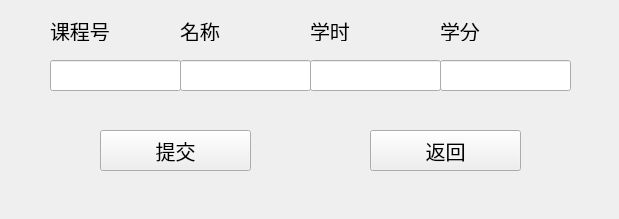
<?xml version="1.0" encoding="UTF-8"?>
<ui version="4.0">
 <class>Form</class>
 <widget class="QWidget" name="Form">
  <property name="geometry">
   <rect>
    <x>0</x>
    <y>0</y>
    <width>619</width>
    <height>219</height>
   </rect>
  </property>
  <property name="minimumSize">
   <size>
    <width>619</width>
    <height>219</height>
   </size>
  </property>
  <property name="maximumSize">
   <size>
    <width>619</width>
    <height>219</height>
   </size>
  </property>
  <property name="windowTitle">
   <string>Form</string>
  </property>
  <widget class="QLineEdit" name="lineEdit_1">
   <property name="geometry">
    <rect>
     <x>50</x>
     <y>60</y>
     <width>131</width>
     <height>31</height>
    </rect>
   </property>
  </widget>
  <widget class="QLineEdit" name="lineEdit_2">
   <property name="geometry">
    <rect>
     <x>180</x>
     <y>60</y>
     <width>131</width>
     <height>31</height>
    </rect>
   </property>
  </widget>
  <widget class="QLineEdit" name="lineEdit_3">
   <property name="geometry">
    <rect>
     <x>310</x>
     <y>60</y>
     <width>131</width>
     <height>31</height>
    </rect>
   </property>
  </widget>
  <widget class="QLineEdit" name="lineEdit_4">
   <property name="geometry">
    <rect>
     <x>440</x>
     <y>60</y>
     <width>131</width>
     <height>31</height>
    </rect>
   </property>
  </widget>
  <widget class="QPushButton" name="commit_Button">
   <property name="geometry">
    <rect>
     <x>100</x>
     <y>130</y>
     <width>151</width>
     <height>41</height>
    </rect>
   </property>
   <property name="font">
    <font>
     <family>楷体</family>
     <pointsize>15</pointsize>
    </font>
   </property>
   <property name="text">
    <string>提交</string>
   </property>
  </widget>
  <widget class="QPushButton" name="back_Button">
   <property name="geometry">
    <rect>
     <x>370</x>
     <y>130</y>
     <width>151</width>
     <height>41</height>
    </rect>
   </property>
   <property name="font">
    <font>
     <family>楷体</family>
     <pointsize>15</pointsize>
    </font>
   </property>
   <property name="text">
    <string>返回</string>
   </property>
  </widget>
  <widget class="QLabel" name="label">
   <property name="geometry">
    <rect>
     <x>50</x>
     <y>20</y>
     <width>71</width>
     <height>21</height>
    </rect>
   </property>
   <property name="font">
    <font>
     <family>楷体</family>
     <pointsize>15</pointsize>
    </font>
   </property>
   <property name="text">
    <string>课程号</string>
   </property>
  </widget>
  <widget class="QLabel" name="label_2">
   <property name="geometry">
    <rect>
     <x>180</x>
     <y>20</y>
     <width>71</width>
     <height>21</height>
    </rect>
   </property>
   <property name="font">
    <font>
     <family>楷体</family>
     <pointsize>15</pointsize>
    </font>
   </property>
   <property name="text">
    <string>名称</string>
   </property>
  </widget>
  <widget class="QLabel" name="label_3">
   <property name="geometry">
    <rect>
     <x>310</x>
     <y>20</y>
     <width>81</width>
     <height>21</height>
    </rect>
   </property>
   <property name="font">
    <font>
     <family>楷体</family>
     <pointsize>15</pointsize>
    </font>
   </property>
   <property name="text">
    <string>学时</string>
   </property>
  </widget>
  <widget class="QLabel" name="label_4">
   <property name="geometry">
    <rect>
     <x>440</x>
     <y>20</y>
     <width>91</width>
     <height>21</height>
    </rect>
   </property>
   <property name="font">
    <font>
     <family>楷体</family>
     <pointsize>15</pointsize>
    </font>
   </property>
   <property name="text">
    <string>学分</string>
   </property>
  </widget>
 </widget>
 <resources/>
 <connections/>
</ui>
